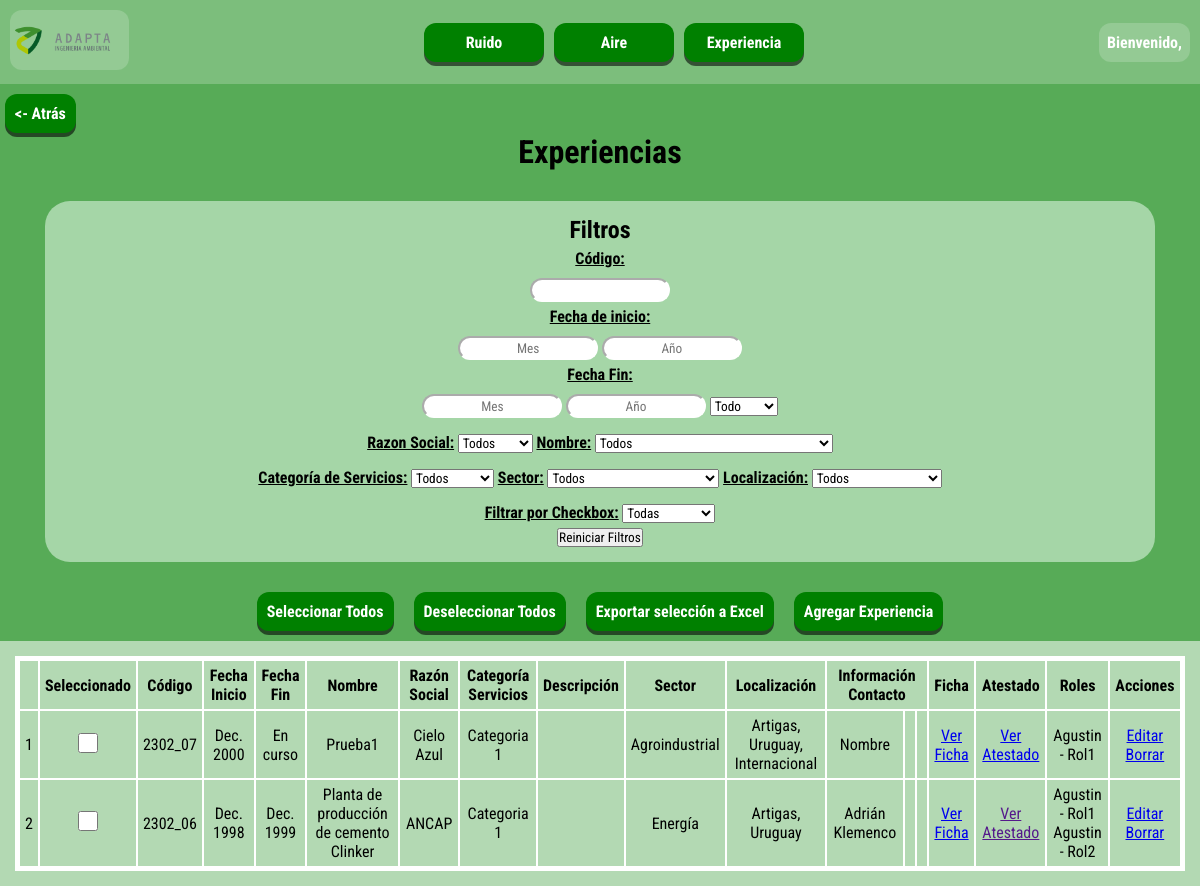
Before: /experiencia/tabla/ (signed in) with the older database file.
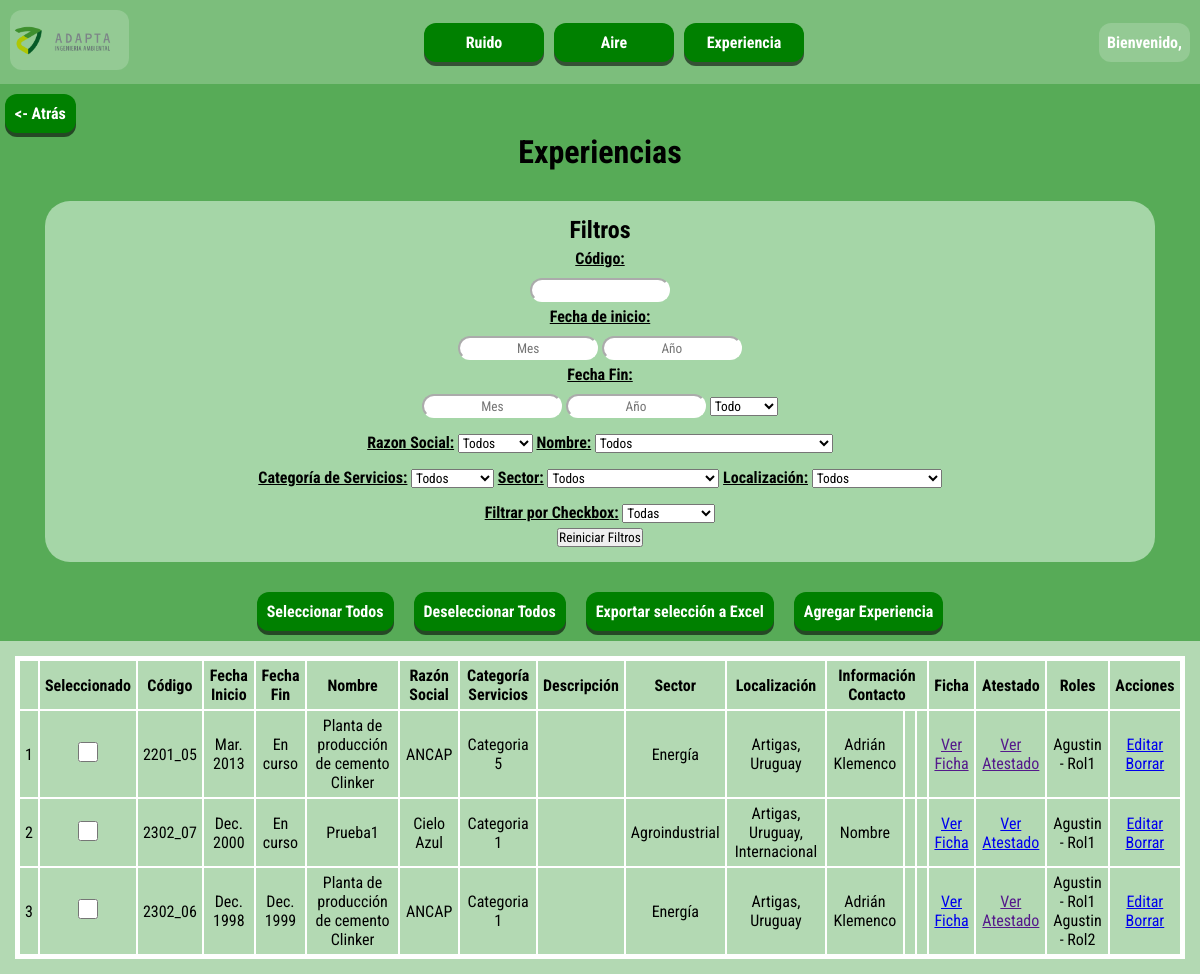
After: the same page with the newer database file.
### servicios_adapta_app/models.py (models this page shows, shortened)
class experienciaContrato(models.Model):
    fechaInicio = models.DateField()
    fechaFin = models.DateField(null=True, blank=True) #Despues se ingresa por el usuario un texto con el formato aaaa-mm-dd
    codigo = models.CharField(max_length=8, unique=True)
    CAT_CHOICES = [
        ('categoria1', 'Categoria 1'),
        ('categoria2', 'Categoria 2'),
        ('categoria3', 'Categoria 3'),
        ('categoria4', 'Categoria 4'),
        ('categoria5', 'Categoria 5'),
        ('categoria6', 'Categoria 6'),
    ]
    catServicios = models.CharField(max_length=50, choices=CAT_CHOICES)
    ficha = models.URLField(null=True, blank=True)
    atestado = models.URLField(null=True, blank=True)
    proyecto = models.ForeignKey(experienciaProyecto, on_delete=models.CASCADE)
    empleados = models.ManyToManyField(experienciaEmpleado, through='ContratoEmpleado')
    descripcion = models.TextField(null=True, blank=True)

class experienciaProyecto(models.Model):
    id = models.AutoField(primary_key=True)
    nombre = models.CharField(max_length=300)
    contacto_nombre = models.CharField(max_length=100)
    contacto_telefono = models.CharField(max_length=20, blank=True)
    contacto_mail = models.EmailField(blank=True)
    razon = models.ForeignKey(experienciaRazonSocial, on_delete=models.CASCADE)
    localizacion = models.ManyToManyField(experienciaLocalizaciones, related_name='proyectos')
    SECTOR_CHOICES = [
        ('agroindustrial', 'Agroindustrial'),
        ('aguapot_sanea', 'Agua potable y saneamiento'),
        ('ambiente', 'Ambiente'),
        ('comercial', 'Comercial'),
        ('energia', 'Energía'),
        ('industrial', 'Industrial'),
        ('infraestruct', 'Infraestructura'),
        ('logistica', 'Logística'),
        ('mineria', 'Minería'),
        ('puertos', 'Puertos'),
        ('recursosH', 'Recursos Hídricos'),
        ('recursosS', 'Recursos Solidos'),
        ('salud', 'Salud'),
        ('servicios', 'Servicios'),
        ('telecom', 'Telecomunicaciones'),
    ]
    sector = models.CharField(max_length=50, choices=SECTOR_CHOICES)

class experienciaRazonSocial(models.Model):
    id = models.AutoField(primary_key=True)
    nombre = models.CharField(max_length=150, unique=True)

class experienciaLocalizaciones(models.Model):
    departamento = models.CharField(max_length=100, blank=True)
    pais = models.CharField(max_length=100)
    def __str__(self):
        if self.departamento:
            return f"{self.departamento}, {self.pais}"
        else:
            return self.pais

class ContratoEmpleado(models.Model):
    contrato = models.ForeignKey(experienciaContrato, on_delete=models.CASCADE)
    empleado = models.ForeignKey(experienciaEmpleado, on_delete=models.CASCADE)
    rol = models.ForeignKey(experienciaRol, on_delete=models.CASCADE)

class experienciaEmpleado(models.Model):
    nombre = models.CharField(max_length=100)

class experienciaRol(models.Model):
    nombre = models.CharField(max_length=100)

### servicios_adapta_app/views.py (the view)
# urls.py: path('experiencia/tabla/', views.experienciaTabla, name='experiencia-tabla'),
def experienciaTabla(request):
    if request.user.is_authenticated:
        contratos = experienciaContrato.objects.all().order_by('-fechaInicio')
        return render(request, './servicios_adapta_app/experiencia_table.html', context={
            'contratos': contratos,
            'CAT_CHOICES': experienciaContrato.CAT_CHOICES,
            'SECTOR_CHOICES': experienciaProyecto.SECTOR_CHOICES,
            'proyectos': experienciaProyecto.objects.all().order_by("nombre"),
            'razones': experienciaRazonSocial.objects.all().order_by("nombre"),
            'localizaciones': experienciaLocalizaciones.objects.all().order_by("departamento")
            })
    else:
        return redirect('login')

### servicios_adapta_app/templates/servicios_adapta_app/experiencia_table.html (shortened to what this page needs)
{% extends './base.html' %}
{% block content %}
<div class="tableForm" id="experiencia-menu">
    <div class="experiencia-top">
        <div class="div-atras">
            <a class="boton-atras" href="{% url 'menu-experiencia' %}"> <- Atrás</a>
        </div>
        <h1>Experiencias</h1>
        <div class="filters">
            <h2>Filtros</h2>
            <label for="codigo-filter" class="title">Código:</label>
            <input type="text" id="codigo-filter">
            <label for="mes-inicio-filter" class="title">Fecha de inicio:</label>
            <div>
                <input type="text" id="mes-inicio-filter" placeholder="Mes" maxlength="2">
                <input type="text" id="ano-inicio-filter" placeholder="Año" maxlength="4">
            </div>
            <label for="mes-fin-filter" class="title">Fecha Fin:</label>
            <div>
                <input type="text" id="mes-fin-filter" placeholder="Mes">
                <input type="text" id="ano-fin-filter" placeholder="Año">
                <select id="en-curso-filter">
                    <option value="">Todo</option>
                </select>
            </div>
            <div style="margin-top: 10px;">
                <label for="razon-filter" class="title">Razon Social:</label>
                <select id="razon-filter">
                    <option value="">Todos</option>
                </select>
                <label for="proyecto-filter" class="title">Nombre:</label>
                <select id="proyecto-filter">
                    <option value="">Todos</option>
                </select>
            </div>
            <div style="margin-top: 10px;">
                <label for="cat-servicios-filter" class="title">Categoría de Servicios:</label>
                <select id="cat-servicios-filter">
                    <option value="">Todos</option>
                </select>
                <label for="sector-filter" class="title">Sector:</label>
                <select id="sector-filter">
                    <option value="">Todos</option>
                </select>
                <label for="localizacion-filter" class="title">Localización:</label>
                <select id="localizacion-filter">
                    <option value="">Todos</option>
                </select>
            </div>
            <div style="margin-top: 10px;">
                <label for="checkbox-filter" class="title">Filtrar por Checkbox:</label>
                <select id="checkbox-filter">
                    <option value="all">Todas</option>
                </select>
            </div>
            <button id="reset-filters">Reiniciar Filtros</button>
        </div>
        <div class="experiencia-sub-section">
            <a id="seleccionar-todos">Seleccionar Todos</a>
            <a id="deseleccionar-todos">Deseleccionar Todos</a>
            <a id="exportar-excel">Exportar selección a Excel</a>
            <a href="{% url 'experiencia-agregar' %}">Agregar Experiencia</a>
        </div>
    </div>
    <div class="table-section">
        <table id="contratos-table" style="table-layout: fixed; max-width: 100%">
            <thead>
                <tr>
                    <th></th>
                    <th>Seleccionado</th>
                    <th>Código</th>
                    <th>Fecha Inicio</th>
                    <th>Fecha Fin</th>
                    <th>Nombre</th>
                    <th>Razón Social</th>
                    <th>Categoría Servicios</th>
                    <th>Descripción</th>
                    <th>Sector</th>
                    <th>Localización</th>
                    <th colspan="3">Información Contacto</th>
                    <th>Ficha</th>
                    <th>Atestado</th>
                    <th>Roles</th>
                    <th>Acciones</th>
                </tr>
            </thead>
            <tbody>
                {% for contrato in contratos %}
                <tr data-codigo="{{ contrato.codigo }}"
                    data-cat-servicios="{{ contrato.catServicios }}"
                    data-cat-servicios-display="{{ contrato.get_catServicios_display }}"
                    data-proyecto="{{ contrato.proyecto.id }}"
                    data-proyecto-nombre="{{ contrato.proyecto.nombre }}"
                    data-razon="{{ contrato.proyecto.razon.id }}"
                    data-razon-nombre="{{ contrato.proyecto.razon.nombre }}"
                    data-sector="{{ contrato.proyecto.sector }}"
                    data-sector-display="{{ contrato.proyecto.get_sector_display }}"
                    data-fecha-inicio="{{ contrato.fechaInicio.day }}-{{ contrato.fechaInicio.month }}-{{ contrato.fechaInicio.year }}"
                    {% if contrato.fechaFin %}
                        data-fecha-fin="{{ contrato.fechaFin.day }}-{{ contrato.fechaFin.month }}-{{ contrato.fechaFin.year }}"
                    {% else %}
                        data-fecha-fin="En curso"
                    {% endif %}
                    data-descripcion = "{{ contrato.descripcion }}"
                    data-localizaciones="{% for localizacion in contrato.proyecto.localizacion.all %}{% if localizacion.pais != 'Internacional' %}{{ localizacion.departamento }}{% else %}{{ localizacion.pais }}{% endif %}{% if not forloop.last %}, {% endif %}{% endfor %}"
                    data-localizacion="{{ contrato.proyecto.localizacion.all|join:'; ' }}"
                    data-contacto-nombre="{{ contrato.proyecto.contacto_nombre }}"
                    data-contacto-telefono="{{ contrato.proyecto.contacto_telefono }}"
                    data-contacto-mail="{{ contrato.proyecto.contacto_mail }}"
                    data-ficha="{{ contrato.ficha }}"
                    data-atestado="{{ contrato.atestado }}"
                    data-empleados="{% for contrato_empleado in contrato.contratoempleado_set.all %}{{ contrato_empleado.empleado.nombre }} - {{ contrato_empleado.rol.nombre }}; {% endfor %}"
                >
                    <td>{{ forloop.counter }}</td>
                    <td><input type="checkbox" name="seleccionado" value="{{ contrato.codigo }}" class="checkbox" style="height: 20px; width: 20px;"></td>
                    <td>{{ contrato.codigo }}</td>
                    <td>{{ contrato.fechaInicio|date:"M. Y" }}</td>
                    <td>{% if contrato.fechaFin %}
                            {{ contrato.fechaFin|date:"M. Y" }}
                        {% else %}
                            En curso
                        {% endif %}
                    </td>
                    <td>{{ contrato.proyecto.nombre }}</td>
                    <td>{{ contrato.proyecto.razon.nombre }}</td>
                    <td>{{ contrato.get_catServicios_display }}</td>
                    <td style="word-wrap: break-word">{% if contrato.descripcion %}{{ contrato.descripcion }}{% else %}{{ "" }}{% endif %}</td>
                    <td>{{ contrato.proyecto.get_sector_display }}</td>
                    <td>{{ contrato.proyecto.localizacion.all|join:', ' }}</td>
                    <td>{{ contrato.proyecto.contacto_nombre }}</td>
                    <td>{{ contrato.proyecto.contacto_telefono }}</td>
                    <td>{{ contrato.proyecto.contacto_mail }}</td>
                    <td><a href="{{ contrato.ficha }}" target="_blank">Ver Ficha</a></td>
                    <td><a href="{{ contrato.atestado }}" target="_blank">Ver Atestado</a></td>
                    <td>
                        {% for contrato_empleado in contrato.contratoempleado_set.all %}
                            {{ contrato_empleado.empleado.nombre }} - {{ contrato_empleado.rol.nombre }}<br>
                        {% endfor %}
                    </td>
                    <td>
                        <a href="{% url 'experiencia-editar' contrato.id %}">Editar</a>
                        <a href="{% url 'borrar_contrato' contrato.id %}">Borrar</a>
                    </td>
                </tr>
                {% endfor %}
            </tbody>
        </table>
    </div>
</div>
{% endblock %}

### servicios_adapta_app/templates/servicios_adapta_app/base.html (shortened to what this page needs)
<!DOCTYPE html>
<head>
    {% load static %}
    <link rel="stylesheet" type="text/css" href="{% static 'main.css' %}">
    <link rel="stylesheet" type="text/css" href="{% static 'navbar.css' %}">
    <link rel="stylesheet" type="text/css" href="{% static 'noise_menu.css' %}">
    <link rel="stylesheet" type="text/css" href="{% static 'form.css' %}">
    <link rel="stylesheet" type="text/css" href="{% static 'tabla-mediciones.css' %}">
    <link rel="stylesheet" type="text/css" href="{% static 'tabla-experiencia.css' %}">
</head>
<body>
    <nav>
        <div class="navbar">
            <a class="navbar-logo" href="{% url 'index' %}">
                <img src="{% static '/logo.png' %}" alt="Logo de la empresa">
            </a>
            <div class="navbar-links" id="navbarNav">
                <ul class="navbar-links">
                    <li><a href="{% url 'menu-ruido' %}">Ruido</a></li>
                    <li><a href="{% url 'filtrado-aire' %}">Aire</a></li>
                    <li><a href="{% url 'menu-experiencia' %}">Experiencia</a></li>
                </ul>
            </div>
            {% if user.is_authenticated %}
            <div class="user-button">
                <span class="navbar-welcome">
                    Bienvenido, {{ user.first_name }}
                </span>
            </div>
            {% endif %}
        </div>
    </nav>
    {% block content %}
    {% endblock %}
</body>

### servicios_adapta_app/static/main.css (style rules this page uses)
* { margin: 0; padding: 0; font-family: 'Roboto Condensed', sans-serif; }
body { height: 100vh; }

### servicios_adapta_app/static/navbar.css (style rules this page uses)
.navbar { position: sticky; top: 0; z-index: 999; display: flex; max-width: 100%; align-items: center; justify-content: space-between; background-color: rgba(0, 128, 0, 0.514); padding: 10px; flex-direction: row; }
.navbar-logo img { height: 50px; background-color: rgba(255, 255, 255, 0.181); border-radius: 12px; padding: 5px; }
.navbar-links { min-width: 300px; max-width: 100%; }
.navbar-links ul { list-style: none; padding: 0; margin: 0; display: flex; justify-content: space-between; width: 100%; }
.navbar-links a { background-color: green; border-radius: 12px; box-shadow: 0px 4px rgba(0, 0, 0, 0.577); padding: 10px; width: 100px; text-align: center; font-weight: bold; cursor: pointer; color: black; margin: 0px 5px; }
.navbar-links a { display: inline-block; height: 50%; width: 100px; text-decoration: none; color: white; transition: background-color .2s; }
.navbar-welcome { font-weight: bold; color: white; background-color: rgba(255, 255, 255, 0.181); border-radius: 12px; padding: 10px 8px; }
.user-button { cursor: pointer; }

### servicios_adapta_app/static/form.css (style rules this page uses)
.title { font-weight: bold; text-decoration: underline; }
input[type=text], input[type=number], input[type=password] { height: 20px; border-radius: 12px; border-color: white; text-align: center; margin-top: 5px; }

### servicios_adapta_app/static/tabla-mediciones.css (style rules this page uses)
.tableForm { background-color: rgba(0, 128, 0, 0.297); min-height: 100vh; min-width: 100%; display: flex; flex-direction: column; }
.table-section { align-items: center; justify-content: center; display: flex; flex-direction: column; padding: 15px; }
.table-section table, td, th { text-align: center; border-collapse: collapse; border: 2px solid white; }
.table-section table { border: 5px solid white; }
.table-section td, th { padding: 5px; }

### servicios_adapta_app/static/tabla-experiencia.css (style rules this page uses)
#experiencia-menu { align-items: center; text-align: center; }
.experiencia-top { background-color: rgba(0, 128, 0, 0.514); width: 100%; display: flex; flex-direction: column; align-items: center; }
.experiencia-top h1 { margin-bottom: 10px; }
.div-atras { padding-left: 10px; padding-top: 10px; display: flex; justify-content: start; width: 100%; }
.filters { display: flex; flex-direction: column; align-items: center; background-color: rgb(165, 214, 167); padding: 15px; margin: 20px; border-radius: 25px; gap: 5px; width: 90%; }
.experiencia-sub-section { display: flex; flex-wrap: wrap; align-items: center; justify-content: center; gap: 20px; margin: 10px; }
.experiencia-sub-section a, .boton-atras { text-decoration: none; color: white; font-weight: bold; background-color: green; border-radius: 12px; box-shadow: 0px 4px rgba(0, 0, 0, 0.577); padding: 10px; transition: background-color .2s; }
.experiencia-sub-section form, .experiencia-sub-section a, .experiencia-sub-section button { text-align: center; cursor: pointer; }

Changed rows visible on the page:
added experienciaContrato: codigo "2201_05", fechaInicio "Mar. 2013", shows "En curso", proyecto.nombre "Planta de producción de cemento Clinker", proyecto.razon.nombre "ANCAP", catServicios "Categoria 5", proyecto.sector "Energía", proyecto.localizacion.all "Artigas, Uruguay", proyecto.contacto_nombre "Adrián Klemenco"
added ContratoEmpleado: empleado.nombre "Agustin", rol.nombre "Rol1", shown under "2201_05"
